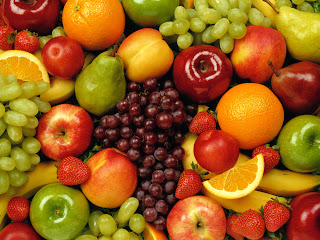
//> input picture fruits2.jpg, 320 x 240 px
$ ./cw4   (built with g++ and OpenCV 4)
//> lines starting //> are read from the running program, lines starting //| are printed output that depends on the picture
#include <opencv2/imgproc/imgproc.hpp>  // Gaussian Blur
#include <opencv2/core/core.hpp>        // Basic OpenCV structures (cv::Mat, Scalar)
#include <opencv2/highgui/highgui.hpp>
#include <cstdio>
#include <cmath>
#include <iostream>

#define PI (3.141592653589793)
#define WINDOW_NAME "JPEG"
#define BLOCK_SIZE 8
#define foryx(_y,_x, _yto, _xto) \
	for(int (_y)=0; (_y) < (_yto); (_y)++) \
	for(int (_x)=0; (_x) < (_xto); (_x)++)

//quality level: 1-100
#define QUALITY 1

using namespace std;
using namespace cv;

float qMatrix[8][8] = {
	{16, 11, 10, 16, 24, 40, 51, 61},
	{12, 12, 14, 19, 26, 58, 60, 55},
	{14, 13, 16, 24, 40, 57, 69, 56},
	{14, 17, 22, 29, 51, 87, 80, 62},
	{18, 22, 37, 56, 68, 109, 103, 77},
	{24, 35, 55, 64, 81, 104, 113, 92},
	{49, 64, 78, 87, 103, 121, 120, 101},
	{72, 92, 95, 98, 112, 100, 103, 99},
};

float dct(float block[BLOCK_SIZE][BLOCK_SIZE], int v, int u)
{
	auto val = .0f;
	foryx(n, m, BLOCK_SIZE, BLOCK_SIZE)
		val += block[n][m]
			* cos((2 * n + 1) * v * PI / (2 * BLOCK_SIZE))
			* cos((2 * m + 1) * u * PI / (2 * BLOCK_SIZE));
	return val / powf(BLOCK_SIZE, 2);
};

float idct(float block[BLOCK_SIZE][BLOCK_SIZE], int n, int m)
{
	auto val = .0f;
	foryx(v, u, BLOCK_SIZE, BLOCK_SIZE)
		val += (u == 0 ? 1 : 2) * (v == 0 ? 1 : 2) * block[v][u]
			* cos((2 * n + 1) * v * PI / (2 * BLOCK_SIZE))
			* cos((2 * m + 1) * u * PI / (2 * BLOCK_SIZE));
	return val;
};

int main()
{
	cvNamedWindow(WINDOW_NAME, CV_WINDOW_AUTOSIZE);

	Mat image = imread("fruits2.jpg", CV_LOAD_IMAGE_GRAYSCALE);
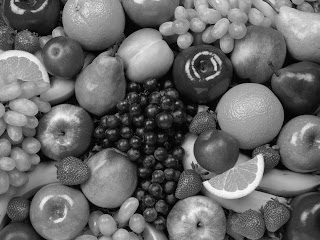
//> image: 240 rows x 320 cols, CV_8UC1; min 0, max 252, mean 104.3
	Mat_<uchar> imagePixels = image;

	const int blockCols = 320 / BLOCK_SIZE;
	const int blockRows = 240 / BLOCK_SIZE;

#define forBlocks(_yblock,_xblock,_yBlockPixel,_xBlockPixel) \
	foryx(_yblock, _xblock, blockRows, blockCols) \
	foryx(_yBlockPixel, _xBlockPixel, BLOCK_SIZE, BLOCK_SIZE)

	float block[blockRows][blockCols][BLOCK_SIZE][BLOCK_SIZE];
	float blockDCT[blockRows][blockCols][BLOCK_SIZE][BLOCK_SIZE];
	float blockIDCT[blockRows][blockCols][BLOCK_SIZE][BLOCK_SIZE];

	// -- quality level ----------------------------
	foryx(y, x, 8, 8)
		qMatrix[y][x] = qMatrix[y][x] * (100 - QUALITY) / 99 * 0.18 + 0.02;

	// -- podział obrazu na bloki ------------------
	foryx(y, x, image.rows, image.cols)
		block[y / BLOCK_SIZE][x / BLOCK_SIZE][y % BLOCK_SIZE][x % BLOCK_SIZE] = imagePixels[y][x];
	//foryx(y, x, BLOCK_SIZE, BLOCK_SIZE) block[3][3][y][x] = 255; //test czy dziala

	// -- zerowanie blockDCT i blockIDCT -----------
	forBlocks(y, x, yy, xx)
		blockDCT[y][x][yy][xx] = blockIDCT[y][x][yy][xx] = 0;

	// -- dct --------------------------------------
	forBlocks(y, x, yy, xx)
		blockDCT[y][x][yy][xx] = dct(block[y][x], yy, xx);

	// -- kwantyzacja ------------------------------
	forBlocks(y, x, yy, xx)
		blockDCT[y][x][yy][xx] = int(blockDCT[y][x][yy][xx] / qMatrix[yy % 8][xx % 8]);

	// -- dekwantyzacja ----------------------------
	forBlocks(y, x, yy, xx)
		blockDCT[y][x][yy][xx] = blockDCT[y][x][yy][xx] * qMatrix[yy % 8][xx % 8];

	// -- IDCT -------------------------------------
	forBlocks(y, x, yy, xx)
		blockIDCT[y][x][yy][xx] = idct(blockDCT[y][x], yy, xx);

	// -- skladanie obrazu z blokow -----------------
	auto between = [](auto min, auto val, auto max) { return val < min ? min : val > max ? max : val; };
	forBlocks(y, x, yy, xx)
		imagePixels[y * BLOCK_SIZE + yy][x * BLOCK_SIZE + xx] = between(0, blockIDCT[y][x][yy][xx], 255);
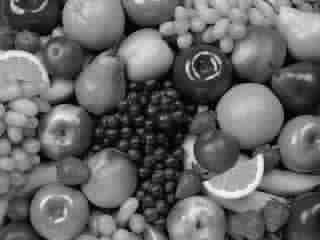
//> imagePixels: 240 rows x 320 cols, CV_8UC1; min 0, max 255, mean 102.3
	normalize(imagePixels, imagePixels, 0, 255, NORM_MINMAX);
	imshow(WINDOW_NAME, image);

	char key;
	do key = cvWaitKey(1);
//> the Esc key is pressed
	while (key != 27 && key != 13); //esc or enter

	cvDestroyWindow(WINDOW_NAME);
	return 0;
}
